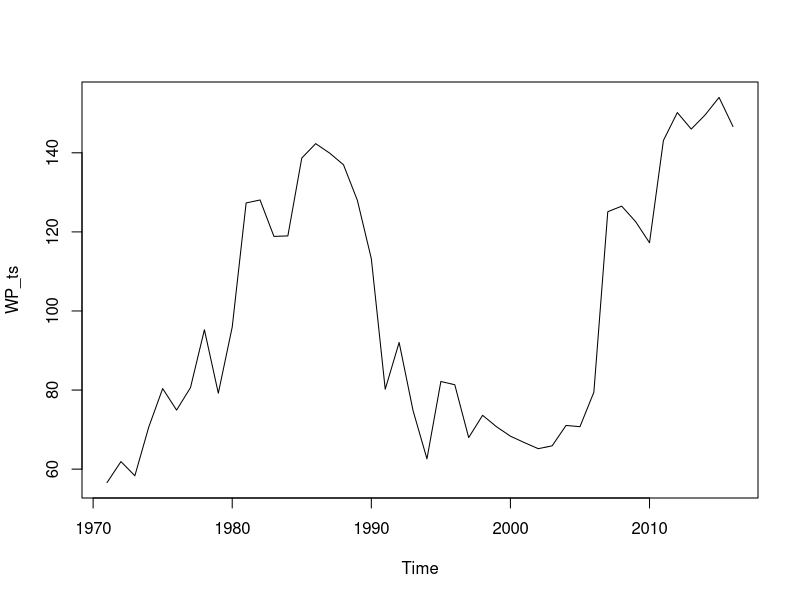
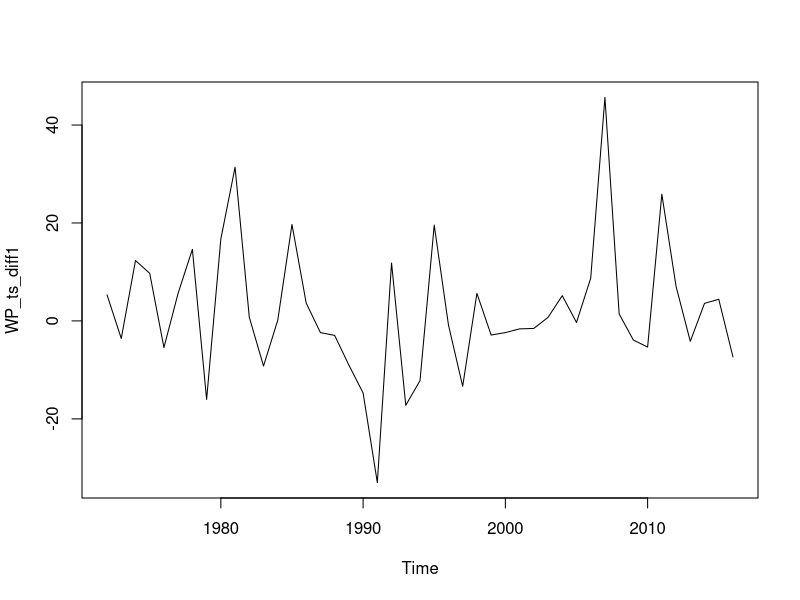
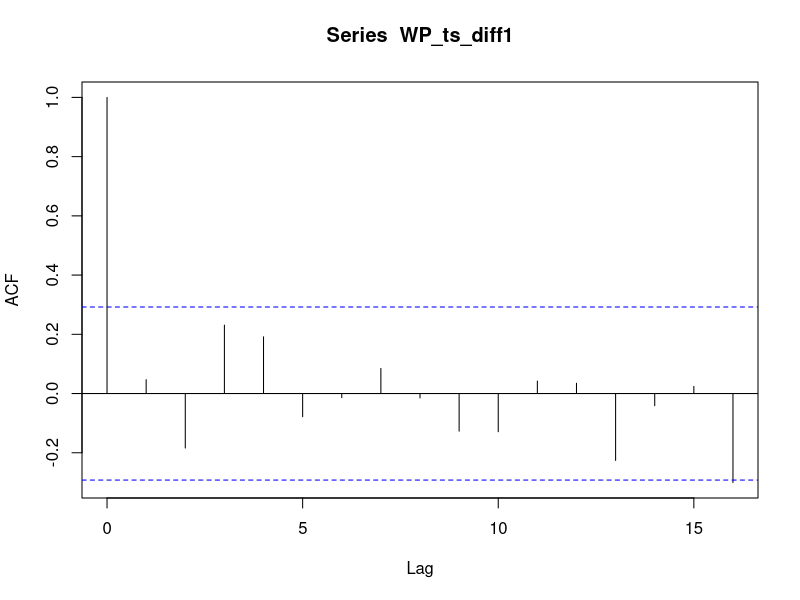
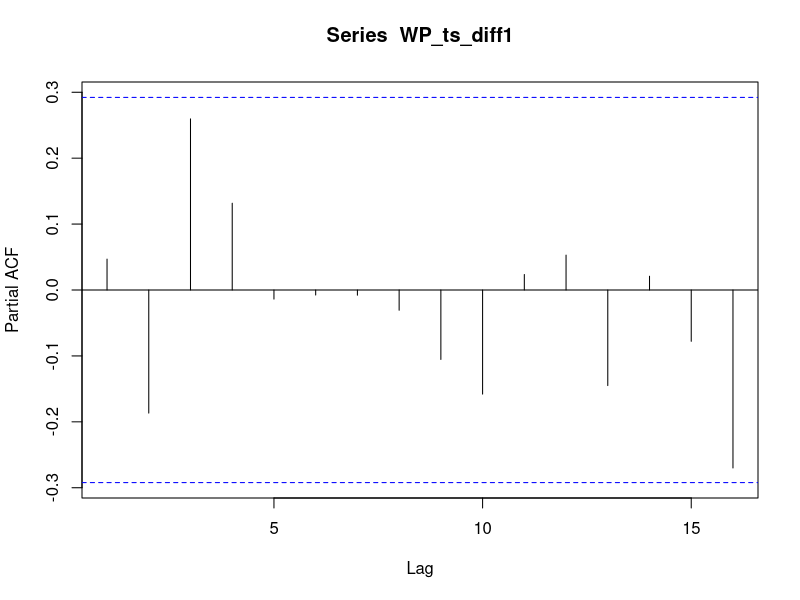
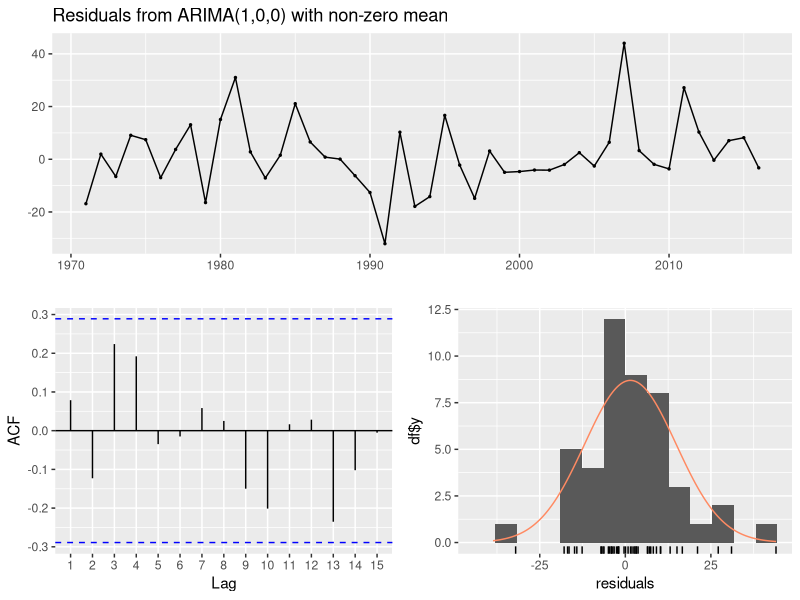
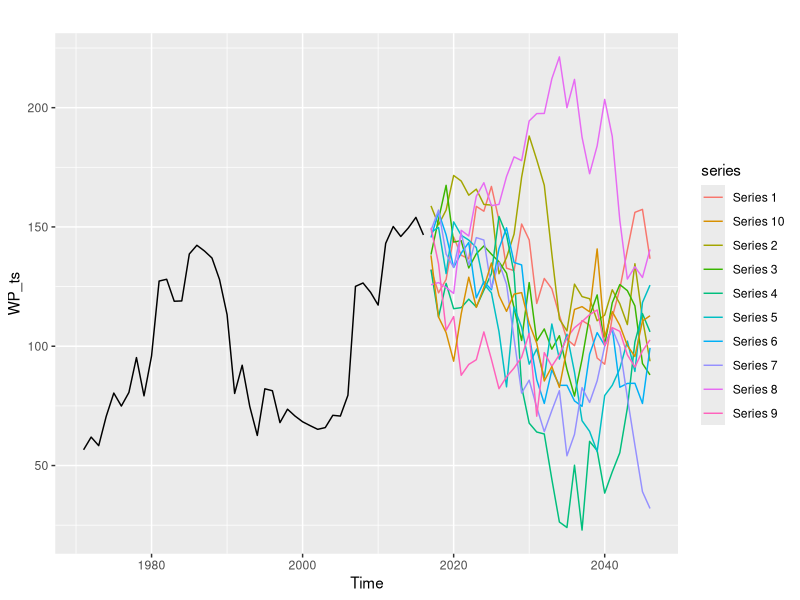
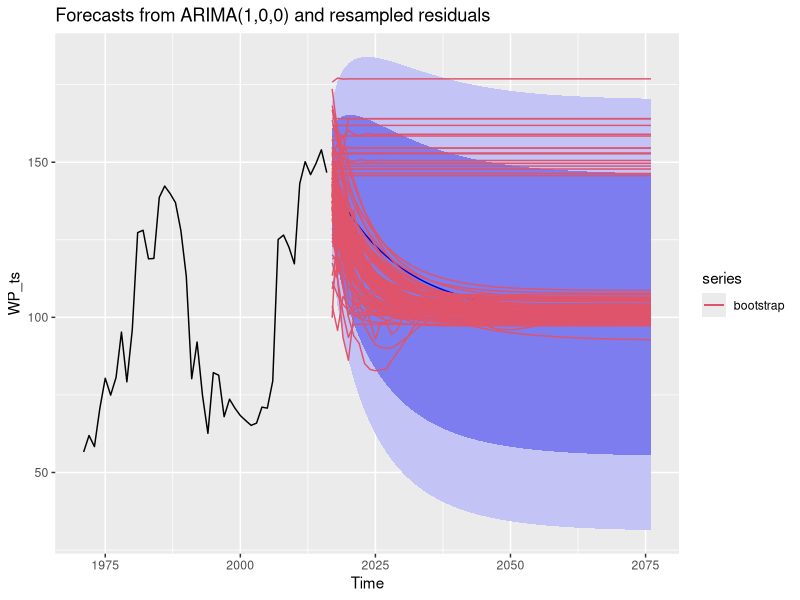

Write R code to recreate these figures, in order.
######################################################################################################
# This script fits an ARIMA model to a wood price time series in order to make a forecast.
# Uncertainty about wood price forecasts are acknowledged by creating n.boot bootstraps of the 
# residuals of the best ARIMA model fit, adding each of the resampled residuals to the best fit 
# model predictions, fitting an ARIMA to each and making n.boot forecasts respectively.
#
# Questions? naomi.radke@ife.uni-freiburg.de
#
######################################################################################################

# Set working directory
setwd("~/timber price")

# Load required packages
library(forecast) # for fitting arima and forecasting
library(tseries)  # for turning data into time series data
library(ggplot2)  # for plotting

# Load price data as time series
WP <- read.csv("Data/Preis_Index_Buch_1971_2016.csv", sep = ";")# read the data from csv
WP_ts <- ts(WP$price_index, start = 1971)                  # turn it into time series
plot.ts(WP_ts)                                             # check for stationarity 

#### MANUAL AND AUTOMATED ARIMA ######################################

# STEP 1: Test for stationarity/ Identify d

# If non-stationary, use diff to de-trend the data
WP_ts_diff1 <- diff(WP_ts, differences = 1)
plot(WP_ts_diff1)


# Conduct formal test for stationarity

  # e.g. with the Augmented Dickey-Fuller unit root test (p-val should be below 0.05/5%)
  print(adf.test(WP_ts_diff1))


# STEP 2: Identifying p and q
  
  # making a correlogram and partial correlogram
  acf(WP_ts_diff1)    # shows that q is 1
  pacf(WP_ts_diff1)   # shows that p is 0
  
  WP_ts_arima <- Arima(WP_ts, order = c(1,1,0), include.mean = FALSE) # This could be our arima model
  
  
  # Let's see what the automated arima function gives us 
  auto <- auto.arima(WP_ts, stepwise = FALSE, approximation = FALSE, seasonal = FALSE)  # let the auto.arima function do that for us
                                                                      # stepwise+approximation set to FALSE to 
                                                                      # consider all possible models in the search
  summary(auto) # shows the fitted arima model
  
# STEP 3: Check the residuals
  checkresiduals(auto)  # check for normality / ACF = whether autorcorrelations are within threshold
  
  
# STEP 4: Forecast  

  # for the manual arima
  WP_forecast <- forecast(WP_ts_arima, h = 60)
  summary(WP_forecast)
  
  # for the automated arima
  for_auto_arima <- forecast(auto, h = 60)
 
  # plot the best fit arima -> will add uncertain forecast scenario lines to the graph lateron
   g <- autoplot(for_auto_arima)
  


####### CREATING UNCERTAIN SCENARIOS #########################
  
  #---- test: making future trajectories (from adding bootstrapped residuals to forecast) using simulate()
   
  n.yrs = 30 # number of forecasted years
  n.sim = 10 # number of sampled future trajectories
   
  sim <- ts(matrix(0, nrow = n.yrs, ncol = n.sim), start = end(WP_ts)[1]+1) # empty ts matrix to be filled with simulations
  for(i in 1:n.sim){
    sim[,i] <- simulate(auto, nsim = n.yrs)
  }
    
  autoplot(WP_ts)+
    autolayer(sim)+
    guides(legend = "none")
  
 
   
   #-----------
   
  # STEP 1: Create a vector of residuals (fitted vs. data)
  resids <- auto$residuals
  
  # STEP 2: Make n.boot bootstraps of the residuals
  n.boot = 100 # define number of samples
  t = 60      # number of years for forecast
  set.seed(2019)
  boot.resids <- data.frame(replicate(n.boot, sample(resids, length(resids), replace = TRUE)))
  
  boot.for <- data.frame(matrix(0, ncol = t, nrow = n.boot)) # initialize a vector for the forecasts
  
  # STEP 3: For each bootstrap add residuals to best fit arima model, fit a new model and make a forecast
  for(i in 1:n.boot){
    
    # add the residuals to the best fit arima model
    boot.WP <- auto$fitted + boot.resids[,i]
    
    # fit an arima model to the new data
    auto_boot <- auto.arima(boot.WP, stepwise = FALSE, approximation = FALSE, seasonal = FALSE)
    
    # forecast new model
    for_auto_boot <- forecast(auto_boot, h=t)
    
    # save forecasted WP scenarios in a data frame
    boot.for[i,] <- for_auto_boot$mean 
    
    g <- g + autolayer(for_auto_boot$mean)
  }
  

# plot the best fit arima model, its forecast (black line) and n.boot forecast realizations 
  g+
    scale_color_manual(labels = c("bootstrap"), values = c(2))+
    ggtitle("Forecasts from ARIMA(1,0,0) and resampled residuals")
  